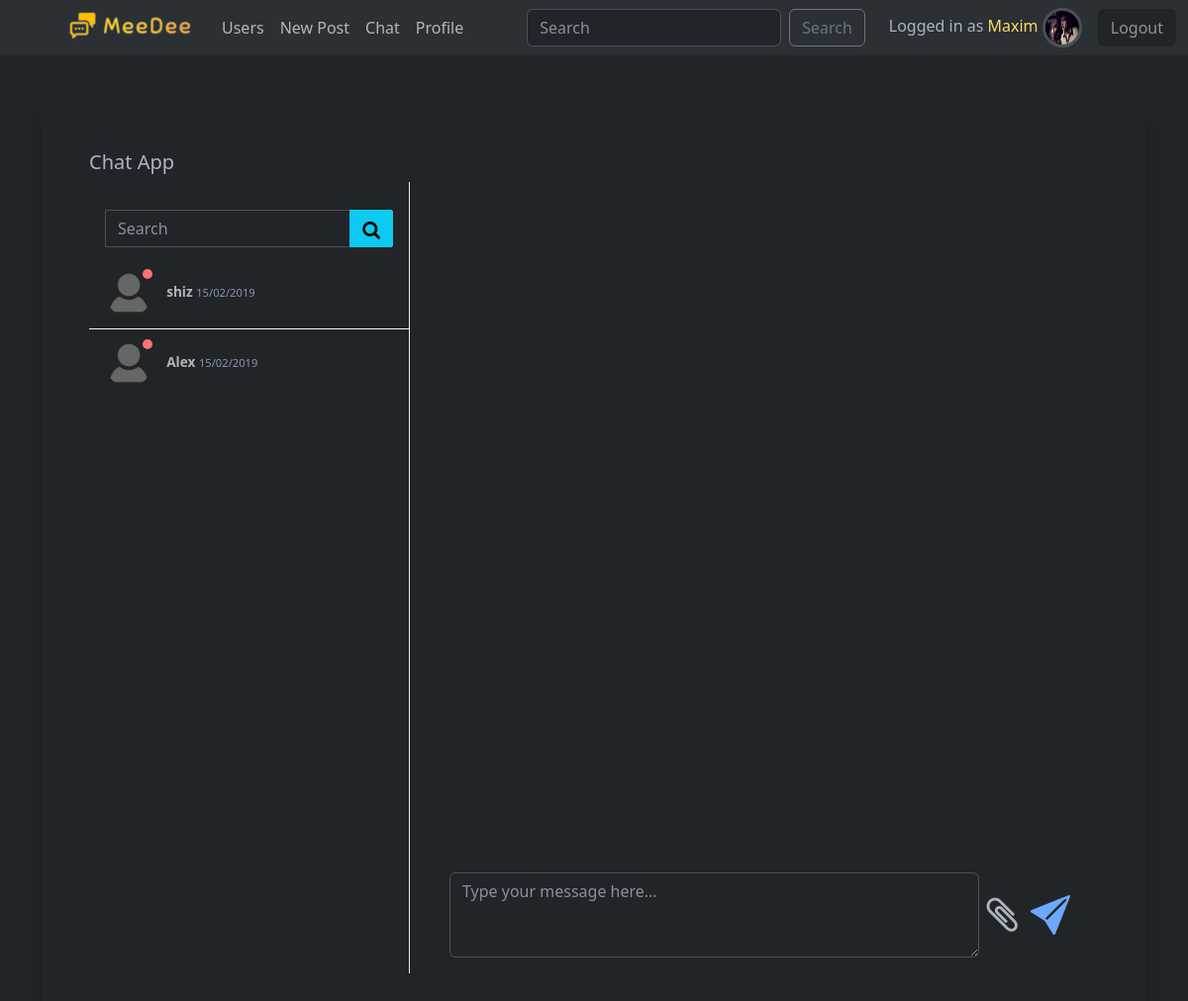
Before: /chat/ (signed in) with the older database file.
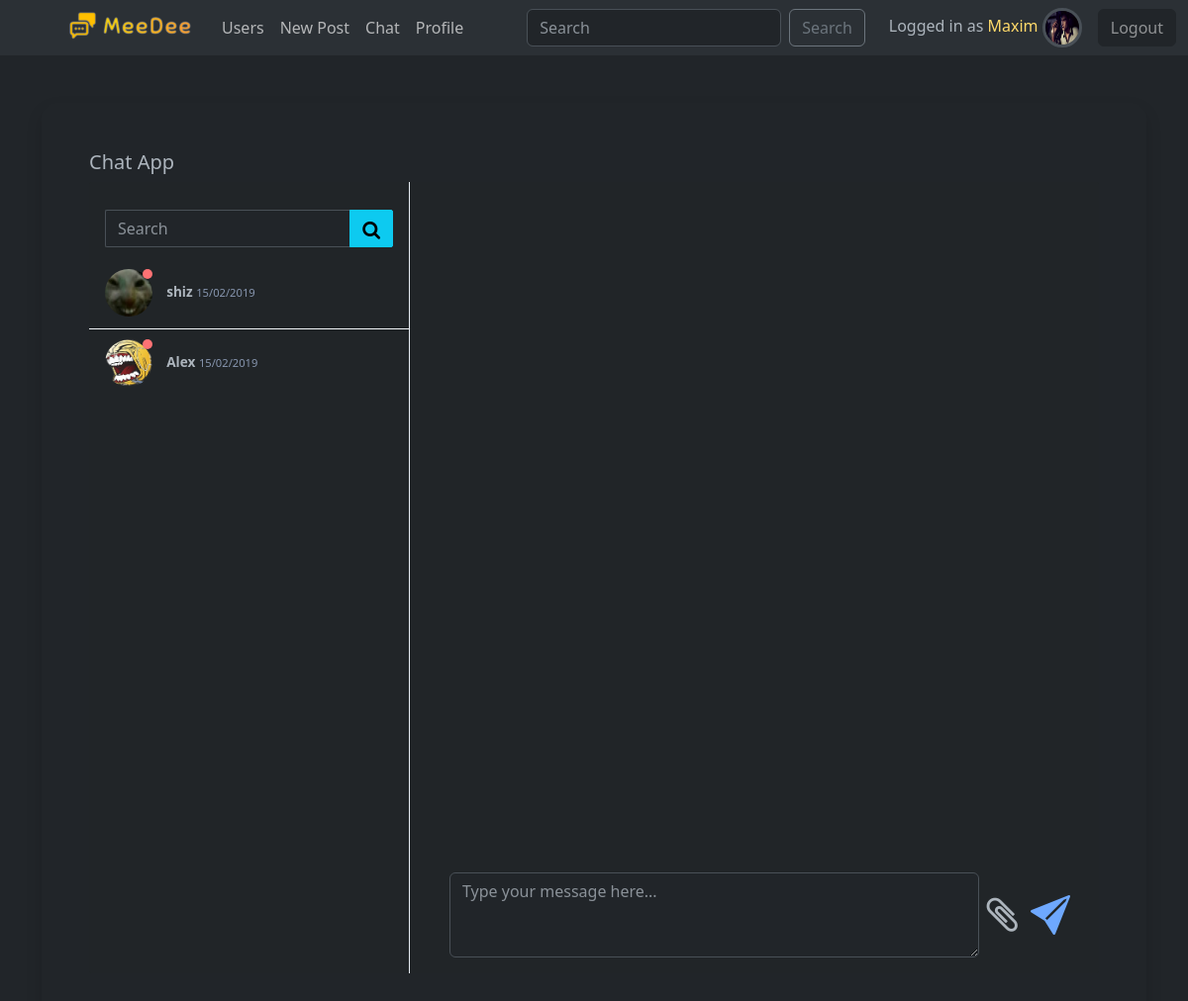
After: the same page with the newer database file.
### social/models.py (models this page shows, shortened)
class User(AbstractUser):
    friends = models.ManyToManyField("User", blank=True)
    email = models.EmailField(unique=True)
    bio = models.TextField(max_length=300, blank=True)
    avatar = models.ImageField(upload_to="images", null=True)
    date_of_birth = models.DateField(null=True, blank=True)
    online_status = models.BooleanField(default=False)
    USERNAME_FIELD = "email"
    REQUIRED_FIELDS = ['username']

### chat/views.py (the view)
# urls.py: path("", views.index, name="chats"),
@login_required
def index(request):
    users = User.objects.exclude(username=request.user.username)
    return render(request, "chat/index.html", {"users": users})

### chat/templates/chat/index.html (shortened to what this page needs)
{% extends "base.html" %}
{% load static %}
{% block links %}
    <link href="https://maxcdn.bootstrapcdn.com/font-awesome/4.3.0/css/font-awesome.min.css" rel="stylesheet">
    <link rel="stylesheet" href="{% static 'chat/css/chat_style.css' %}">
{% endblock %}
{% block body %}
<div class="container mt-5">
    <div class="modal-content  rounded-4 shadow p-5" style='min-height: 100vh;'>
    <div class="page-title">
        <div class="row gutters">
            <div class="col-xl-6 col-lg-6 col-md-6 col-sm-12 col-12">
                <h5 class="title">Chat App</h5>
            </div>
            <div class="col-xl-6 col-lg-6 col-md-6 col-sm-12 col-12"> </div>
        </div>
    </div>
    <div class="content-wrapper">
        <div class="row gutters">
            <div class="col-xl-12 col-lg-12 col-md-12 col-sm-12 col-12">
                <div class="card m-0">
                    <div class="row no-gutters">
                        <div class="col-xl-4 col-lg-4 col-md-4 col-sm-3 col-3">
                            <div class="users-container">
                                <div class="chat-search-box">
                                    <div class="input-group">
                                        <input class="form-control" placeholder="Search">
                                        <div class="input-group-btn">
                                            <button type="button" class="btn btn-info">
                                                <i class="fa fa-search"></i>
                                            </button>
                                        </div>
                                    </div>
                                </div>
                                <ul class="users">
                                    {% for user in users %}
                                    <li class="person" data-chat="person1">
                                        <a href="{% url 'chat:room' username=user.username %}" class="stretched-link text-decoration-none text-body">
                                            <div class="user">
                                                {% if user.avatar %}
                                                    <img src="{{ user.avatar.url }}" alt="">
                                                {% else %}
                                                    <img src="{% static 'images/no-avatar.png' %}" alt="">
                                                {% endif %}
                                                <span class="status busy"></span>
                                            </div>
                                            <p class="name-time">
                                                <span class="name">{{ user.username }}</span>
                                                <span class="time">15/02/2019</span>
                                            </p>
                                        </a>
                                    </li>
                                    {% endfor %}
                                </ul>
                            </div>
                        </div>
                        <div class="col-xl-8 col-lg-8 col-md-8 col-sm-9 col-9">
                            <div class="chat-container d-flex flex-column">
                                <div class="mt-auto form-group mb-0 d-flex">
                                    <textarea class="form-control" rows="3" placeholder="Type your message here..." id="chat-message-input"></textarea>
                                    <i class="fa fa-paperclip attachment fs-1 align-self-center ms-2" aria-hidden="true"></i>
                                    <button id="chat-message-submit" class="submit btn btn-link">
                                        <i class="bi bi-send-fill fs-1" aria-hidden="true"></i>
                                    </button>
                                </div>
                            </div>
                        </div>
                    </div>
                </div>
            </div>
        </div>
        </div>
    </div>
    </div>
{% endblock %}

Changed rows visible on the page:
changed User "shiz": avatar: picture added
changed User "Alex": avatar: picture added
